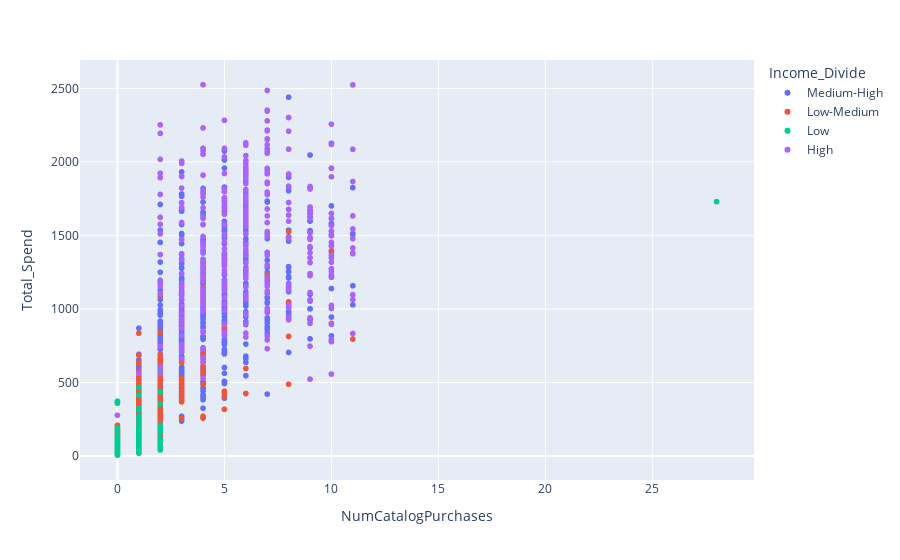

The code cell stored with this chart in its notebook:
### Code cell
#df = px.data.df()
fig = px.scatter(df_quantile, x="NumCatalogPurchases", y="Total_Spend", color="Income_Divide")
#, size='petal_length', hover_data=['petal_width']
fig.show()

### Figure 1 — Plotly figure (JSON) as saved in the notebook; plotly's stock layout.template omitted (floating-point values rounded to 4 significant figures; data arrays with more than 128 entries replaced by an {"elided": "..."} marker saying what was removed)
{"data": [{"hovertemplate": "Income_Divide=Medium-High<br>NumCatalogPurchases=%{x}<br>Total_Spend=%{y}<extra></extra>", "legendgroup": "Medium-High", "marker": {"color": "#636efa", "symbol": "circle"}, "mode": "markers", "name": "Medium-High", "showlegend": true, "type": "scattergl", "x": {"elided": "797 int values"}, "xaxis": "x", "y": {"elided": "797 int values"}, "yaxis": "y"}, {"hovertemplate": "Income_Divide=Low-Medium<br>NumCatalogPurchases=%{x}<br>Total_Spend=%{y}<extra></extra>", "legendgroup": "Low-Medium", "marker": {"color": "#EF553B", "symbol": "circle"}, "mode": "markers", "name": "Low-Medium", "showlegend": true, "type": "scattergl", "x": {"elided": "690 int values"}, "xaxis": "x", "y": {"elided": "690 int values"}, "yaxis": "y"}, {"hovertemplate": "Income_Divide=Low<br>NumCatalogPurchases=%{x}<br>Total_Spend=%{y}<extra></extra>", "legendgroup": "Low", "marker": {"color": "#00cc96", "symbol": "circle"}, "mode": "markers", "name": "Low", "showlegend": true, "type": "scattergl", "x": {"elided": "370 int values"}, "xaxis": "x", "y": {"elided": "370 int values"}, "yaxis": "y"}, {"hovertemplate": "Income_Divide=High<br>NumCatalogPurchases=%{x}<br>Total_Spend=%{y}<extra></extra>", "legendgroup": "High", "marker": {"color": "#ab63fa", "symbol": "circle"}, "mode": "markers", "name": "High", "showlegend": true, "type": "scattergl", "x": {"elided": "351 int values"}, "xaxis": "x", "y": {"elided": "351 int values"}, "yaxis": "y"}], "layout": {"legend": {"title": {"text": "Income_Divide"}, "tracegroupgap": 0}, "margin": {"t": 60}, "xaxis": {"anchor": "y", "domain": [0, 1], "title": {"text": "NumCatalogPurchases"}}, "yaxis": {"anchor": "x", "domain": [0, 1], "title": {"text": "Total_Spend"}}}}
